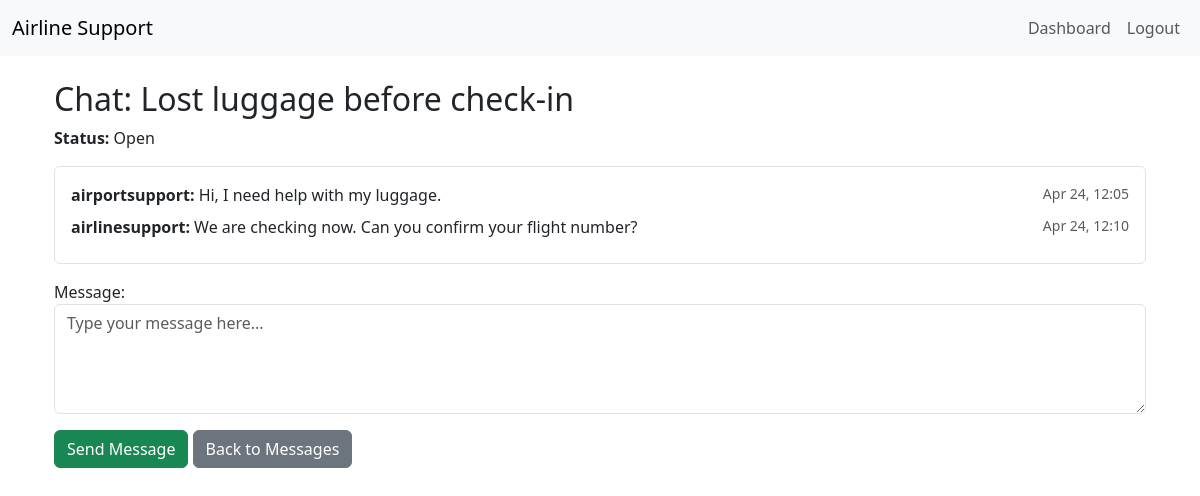
Screenshot of /customer-chat/ABC12345/ (signed in) with the database file from the repository.
### AirlineCustomerSupport/models.py (models this page shows, shortened)
class SupportRequest(models.Model):
    ISSUE_TYPES = [
        ('airport', 'Airport Issue'),
        ('airline', 'Airline Issue'),
        ('system', 'System Issue'),
        ('general', 'General/Other'),
    ]
    STATUS_TYPES = [
        ('open', 'Open'),
        ('in_progress', 'In Progress'),
        ('resolved', 'Resolved'),
        ('escalated', 'Escalated'),
    ]
    customer = models.ForeignKey(CustomUser, on_delete=models.CASCADE, related_name='support_requests')
    issue_type = models.CharField(max_length=10, choices=ISSUE_TYPES)
    subject = models.CharField(max_length=255)
    description = models.TextField()
    status = models.CharField(max_length=20, choices=STATUS_TYPES, default='open')
    created_at = models.DateTimeField(auto_now_add=True)
    request_code = models.CharField(max_length=8, unique=True, blank=True)

class Message(models.Model):
    support_request = models.ForeignKey(SupportRequest, on_delete=models.CASCADE)
    sender = models.ForeignKey(CustomUser, on_delete=models.CASCADE)
    content = models.TextField()
    timestamp = models.DateTimeField(auto_now_add=True)

class CustomUser(AbstractUser):
    ROLE_CHOICES = [
        ('customer', 'Customer'),
        ('support', 'Support Agent'),
        ('admin', 'System Admin'),
    ]
    role = models.CharField(max_length=10, choices=ROLE_CHOICES, default='customer')
    staff_id = models.CharField(max_length=6, blank=True, null=True)  # for agents only

### AirlineCustomerSupport/views.py (the view)
# urls.py: path('customer-chat/<str:request_code>/', views.customer_chat, name='customer_chat'),
@login_required
def customer_chat(request, request_code):
    ticket = get_object_or_404(SupportRequest, request_code=request_code)
    if ticket.customer != request.user:
        raise PermissionDenied
    messages = Message.objects.filter(support_request=ticket)
    form = MessageForm(request.POST or None)
    if form.is_valid():
        msg = form.save(commit=False)
        msg.sender = request.user
        msg.support_request = ticket
        msg.save()
        return redirect('customer_chat', request_code=request_code)
    return render(request, 'AirlineCustomerSupport/customer_chat.html', {
        'ticket': ticket,
        'messages': messages,
        'form': form
    })

### AirlineCustomerSupport/forms.py
class MessageForm(forms.ModelForm):
    class Meta:
        model = Message
        fields = ['content']
        widgets = {
            'content': forms.Textarea(attrs={'rows': 4, 'placeholder': 'Type your message here...'}),
        }
        labels = {
            'content': 'Message',
        }

### AirlineCustomerSupport/templatetags/form_tags.py (called while the page is built)
@register.filter(name='add_class')
def add_class(field, css_class):
    return field.as_widget(attrs={"class": css_class})

### AirlineCustomerSupport/templates/AirlineCustomerSupport/customer_chat.html (shortened to what this page needs)
{% extends 'AirlineCustomerSupport/base.html' %}
{% load form_tags %}
{% block content %}
<div class="container mt-4">
    <h2>Chat: {{ ticket.subject }}</h2>
    <p><strong>Status:</strong> {{ ticket.status|capfirst }}</p>
    <div class="border rounded p-3 mb-3" style="max-height: 300px; overflow-y: scroll;">
        {% for message in messages %}
            <div class="mb-2">
                <strong>{{ message.sender.username }}:</strong> {{ message.content }}
                <small class="text-muted float-end">{{ message.timestamp|date:"M d, H:i" }}</small>
            </div>
        {% empty %}
            <p class="text-muted">No messages yet.</p>
        {% endfor %}
    </div>
    <form method="post" class="mt-3">
        <div class="mb-3">
            {{ form.content.label_tag }}
            {{ form.content|add_class:"form-control" }}
        </div>
        <button type="submit" class="btn btn-success">Send Message</button>
        <a href="{% url 'customer_messages' %}" class="btn btn-secondary">Back to Messages</a>
    </form>
</div>
{% endblock %}

### rows the page displays
SupportRequest: subject "Lost luggage before check-in", status "Open"
Message: sender.username "airportsupport", content "Hi, I need help with my luggage.", timestamp "Apr 24, 12:05"
Message: sender.username "airlinesupport", content "We are checking now. Can you confirm your flight number?", timestamp "Apr 24, 12:10"
